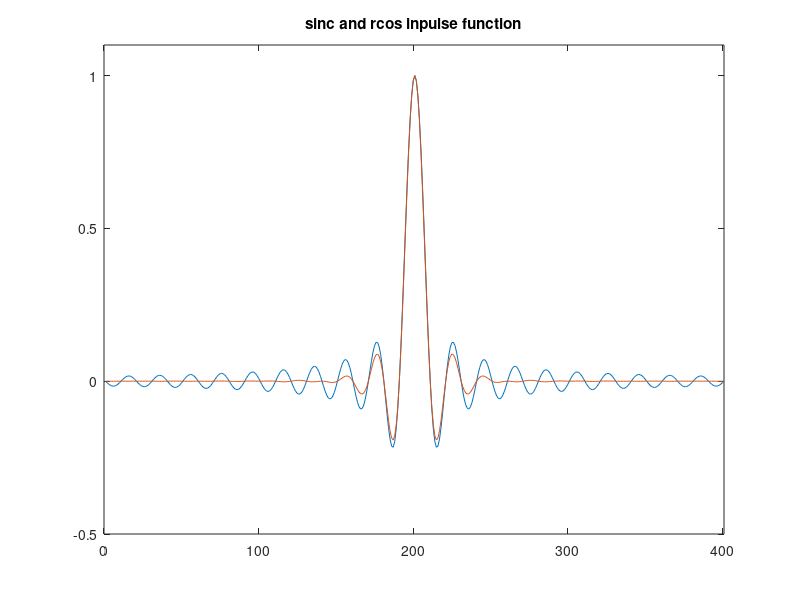
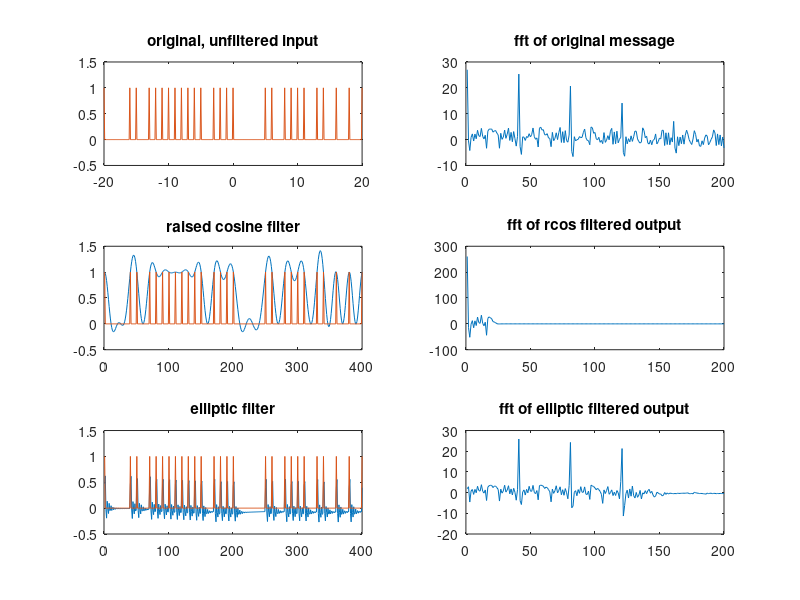

Write MATLAB code to recreate these figures, in order.
% elliptic filter, sinc filter and raised cosine filter testing
% Jacob Kearin
clear;

t = [-20:1:20];
tf = [-20:.1:20];
tlen = length(tf)/2;
tfh = [1:tlen];

imp = sinc(tf);
fulldsig = zeros(1, 401);
dsig = randint(1, 40, 2);
for i = 1:40
  fulldsig((10*(i-1))+1:(10*i)) = dsig(i);
end

%figure(5)
%plot(fulldsig)



inres = 2; %resolution of input values (1 bit = 2 values)

sig = randint(1, length(t), inres);
fsig = upsample(sig, 10); % full signal
fsig([:,402:end]) = []; % full signal trimming
sincout = conv(imp, fsig, "same"); % convolution of digital signal and the sinc filter impulse

hrcos = rcosfir(0.25,[-20 20],10,1, "normal"); % raised cosine filter impulse function

rcosout = conv(hrcos, fsig, "full"); % convolution of digital signal and the rcos filter impulse
%rcosout = conv(hrcos, fulldsig, "full")/10 % convolution of digital signal and the rcos filter impulse
rcosout([:,1:200, 602:end]) = []; % re-aligning the output and trimming tail

%elliptic filter creation
ord   = 3;    % filter order
Rp    = 0.2;  % ripple factor in the passband (dB)
Rs    = 20;   % attenuation in the stopband (dB)
fs    = 1000;  % sampling rate (hz)
fmax  = fs/2; % Nyquist frequency
fl    = 1;    % low end of passband
fh    = 333;   % high end of passband
[b,a] = ellip(ord, Rp, Rs, [fl/fmax, fh/fmax]);

ellipout = filter(b, a, fsig);


ftc = fft(rcosout); %fft of rcos filtered message
ft0 = fft(fsig); %fft of original
fts = fft(sincout); %fft of sinc filtered message
fte = fft(ellipout); %fft of elliptic filtered message

ft0([:,201:end]) = []; % full signal trimming
ftc([:,201:end]) = []; % full signal trimming
fts([:,201:end]) = []; % full signal trimming
fte([:,201:end]) = []; % full signal trimming




figure(1) % ideal sinc and raised cosine impulse functions
plot(imp);
hold on
plot(hrcos);
axis([0 401 -0.5 1.1])
title "sinc and rcos inpulse function";



figure(2)
subplot(321) %sinc filter output and message input
%plot(tf, sincout);
plot(-21,0);
hold on
plot(tf, fsig);
axis([-20 20 -0.5 (inres-.5)])
title "original, unfiltered input";


subplot(323) %rcos filter ouput and message input
plot(rcosout);
hold on
plot(fsig);
axis([0 401 -0.5 (inres-.5)])
title "raised cosine filter";


subplot(325) %elliptic filter output and message output
plot(ellipout);
hold on
plot(fsig);
axis([0 401 -0.5 (inres-.5)])
title "elliptic filter";


subplot(322) % fft of original message
plot(tfh, ft0);
title "fft of original message"


subplot(324) % fft of rcos filtered message
plot(tfh, ftc);
title "fft of rcos filtered output"


subplot(326) % fft of elliptic filtered message
plot(tfh, fte);
title "fft of elliptic filtered output"


%uncomment below for rcos eye diagram

%{
figure(3)
plot(rcosout, "b");
hold on
axis([0 101 -0.5 (inres-.5)]);
%}




